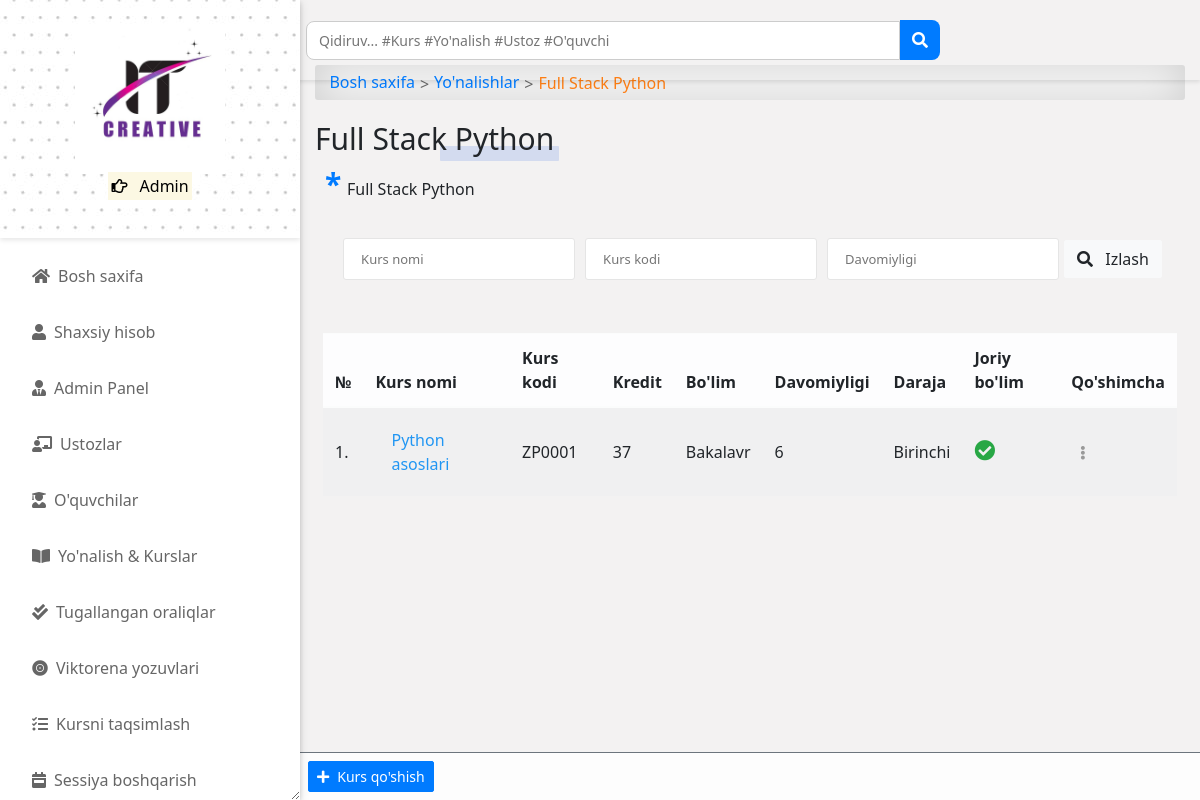
/programs/4/detail/ (signed in), run on the app's committed database.
### accounts/models.py (models this page shows, shortened)
class User(AbstractUser):
    is_student = models.BooleanField(default=False)
    is_lecturer = models.BooleanField(default=False)
    is_parent = models.BooleanField(default=False)
    is_dep_head = models.BooleanField(default=False)
    phone = models.CharField(max_length=60, blank=True, null=True)
    address = models.CharField(max_length=60, blank=True, null=True)
    picture = models.ImageField(upload_to='profile_pictures/%y/%m/%d/', default='default.png', null=True)
    email = models.EmailField(blank=True, null=True)
    username_validator = ASCIIUsernameValidator()
    objects = UserManager()
    @property
    def get_user_role(self):
        if self.is_superuser:
            return "Admin"
        elif self.is_student:
            return "Talaba"  # Tarjima qilindi
        elif self.is_lecturer:
            return "O'qituvchi"  # Tarjima qilindi
        elif self.is_parent:
            return "Ota-Ona"  # Tarjima qilindi

### course/models.py (models this page shows, shortened)
class Program(models.Model):
    title = models.CharField(max_length=150, unique=True)
    summary = models.TextField(null=True, blank=True)
    objects = ProgramManager()

class Course(models.Model):
    slug = models.SlugField(blank=True, unique=True)
    title = models.CharField(max_length=200, null=True)
    code = models.CharField(max_length=200, unique=True, null=True)
    credit = models.IntegerField(null=True, default=0)
    summary = models.TextField(max_length=200, blank=True, null=True)
    program = models.ForeignKey(Program, on_delete=models.CASCADE)
    level = models.CharField(max_length=25, choices=DARAJALAR, null=True)
    year = models.IntegerField(choices=YILLAR, default=0)
    semester = models.CharField(choices=SEMESTR, max_length=200)
    is_elective = models.BooleanField(default=False, blank=True, null=True)
    objects = CourseManager()
    def get_absolute_url(self):
        return reverse('course_detail', kwargs={'slug': self.slug})
    @property
    def is_current_semester(self):
        from app.models import Semester
        current_semester = Semester.objects.get(is_current_semester=True)
        if self.semester == current_semester.semester:
            return True
        else:
            return False

### course/views.py (the view)
# urls.py: path('<int:pk>/detail/', program_detail, name='program_detail'),
@login_required
def program_detail(request, pk):
    program = Program.objects.get(pk=pk)
    courses = Course.objects.filter(program_id=pk).order_by('-year')
    credits = Course.objects.aggregate(Sum('credit'))
    paginator = Paginator(courses, 10)
    page = request.GET.get('page')
    courses = paginator.get_page(page)
    return render(request, 'course/program_single.html', {
        'title': program.title,
        'program': program, 'courses': courses, 'credits': credits
    }, )

### templates/course/program_single.html (shortened to what this page needs)
{% extends 'base.html' %}
{% load static %}
{% block content %}
<div id="input-nav"><a href="{% url 'home' %}" class="primary1">Bosh saxifa</a>
    <a href="{% url 'programs' %}" class="primary1">Yo'nalishlar</a> {{ program.title }}
</div>
{% if request.user.is_superuser %}
<div class="manage-wrap">
    <a class="btn btn-sm btn-primary" href="{% url 'course_add' pk=program.pk %}"><i class="fas fa-plus"></i>Kurs qo'shish</a>
</div>
{% endif %}
{% if program %}
<div class="title-1">{{ program.title }}</div>
{% if program.summary %}
<p class="program-description">{{ program.summary }}</p>
{% endif %}
{% endif %}
<div class="content-center">
    <form class="search-form" action="." method="GET">
        <input class="au-input" type="text" name="name" placeholder="Kurs nomi" value="{{ request.GET.name }}" />
        <input class="au-input" type="text" name="code" placeholder="Kurs kodi" value="{{ request.GET.code }}" />
        <input class="au-input" type="number" name="year" placeholder="Davomiyligi" value="{{ request.GET.year }}" />
        <button class="btn btn-light" type="submit">
            <i class="fas fa-search"></i> Izlash
        </button>
    </form>
</div>
<div class="table-responsive p-0 px-2 mt-5">
    <div class="table-shadow">
        <table class="table table-light table-striped">
            <thead>
                <tr>
                    <th>№</th>
                    <th> Kurs nomi </th>
                    <th> Kurs kodi </th>
                    <th> Kredit </th>
                    <th> Bo'lim </th>
                    <th> Davomiyligi </th>
                    <th> Daraja </th>
                    <th> Joriy bo'lim </th>
                    {% if request.user.is_superuser %}
                    <th>Qo'shimcha</th>
                    {% endif %}
                </tr>
            </thead>
            <tbody>
                {% for course in courses %}
                <tr>
                    <td>{{ forloop.counter }}.</td>
                    <td><a href="{{ course.get_absolute_url }}">
                            {{ course.title }}</a></td>
                    <td>{{ course.code }}</td>
                    <td>{{ course.credit }}</td>
                    <td>{{ course.level }}</td>
                    <td>{{ course.year }}</td>
                    <td>{{ course.semester }}</td>
                    <th>
                        {% if course.is_current_semester == False %}
                        <i class="fas fa-times-circle fa-1-5x danger"></i>
                        {% elif course.is_current_semester == True %}
                        <i class="fas fa-check-circle fa-1-5x"></i>
                        {% endif %}
                    </th>
                    {% if request.user.is_superuser %}
                    <td>
                        <div class="dropdown">
                            <button class="btn btn-sm" id="dropdownMenuButton" data-toggle="dropdown"
                                aria-haspopup="true" aria-expanded="false">
                                <i class="fas fa-ellipsis-v"></i>
                            </button>
                        </div>
                    </td>
                    {% endif %}
                </tr>
                {% endfor %}
            </tbody>
        </table>
    </div>
</div>
{% endblock content %}

### templates/aside.html (shortened to what this page needs)
{% load static %}
<head>
</head>
<div id="side-nav">
	<div class="main-menu">
		<div class="top-side text-center py-4" style="background-image: url({% static 'img/dotted.jpg' %});">
			<img src="{% static 'img/logo.png' %}" width="150px" alt="IT Creative">
			<p class="text-orange">
				<mark>
					<i class="far fa-hand-point-right"></i>
					{{ request.user.get_user_role }}
				</mark>
			</p>
		</div>
		{% url 'home' as hom %} {% url 'dashboard' as dash %} {% url 'profile' as prof %}
		{% url 'lecturer_list' as lec %}
		{% url 'student_list' as stu %} {% url 'course_allocation_view' as cav %}
		{% url 'programs' as pro %} {% url 'session_list' as sess %} {% url 'semester_list' as sem %}
		{% url 'quiz_progress' as qpr %} {% url 'quiz_marking' as qce %} {% url 'user_course_list' as ucl %}
		{% url 'admin_panel' as admin_p %}
		<ul>
			<li class="{% if request.path == hom %}active{% endif %}">
				<a href="{% url 'home' %}"><i class="fas fa-home"></i>Bosh saxifa</a>
			</li>
			<li class="{% if request.path == prof %}active{% endif %}">
				<a href="{% url 'profile' %}"><i class="fas fa-user"></i>Shaxsiy hisob</a>
			</li>
			{% if request.user.is_superuser %}
			<li class="{% if request.path == admin_p %}active{% endif %}">
				<a href="{% url 'admin_panel' %}"><i class="fas fa-user-tie"></i>Admin Panel</a>
			</li>
			<li class="{% if request.path == lec %}active{% endif %}">
				<a href="{% url 'lecturer_list' %}"><i class="fas fa-chalkboard-teacher"></i>Ustozlar</a>
			</li>
			<li class="{% if request.path == stu %}active{% endif %}">
				<a href="{% url 'student_list' %}"><i class="fas fa-user-graduate"></i>O'quvchilar</a>
			</li>
			{% endif %}
			<li class="{% if request.path == pro %}active{% endif %}">
				<a href="{% url 'programs' %}"><i class="fas fa-book-open"></i>Yo'nalish & Kurslar</a>
			</li>
			{% if request.user.is_superuser or request.user.is_lecturer %}
			<li class="{% if request.path == qce %}active{% endif %}">
				<a href="{% url 'quiz_marking' %}"><i class="fas fa-check-double"></i>Tugallangan oraliqlar</a>
			</li>
			{% endif %}
			{% if request.user.is_superuser %}
			<li class="{% if request.path == qpr %}active{% endif %}">
				<a href="{% url 'quiz_progress' %}"><i class="fas fa-record-vinyl"></i>Viktorena yozuvlari</a>
			</li>
			<li class="{% if request.path == cav %}active{% endif %}">
				<a href="{% url 'course_allocation_view' %}"><i class="fas fa-tasks"></i>Kursni taqsimlash</a>
			</li>
			<li class="{% if request.path == sess %}active{% endif %}">
				<a href="{% url 'session_list' %}"><i class="fas fa-calendar-week"></i>Sessiya boshqarish</a>
			</li>
			{% endif %}
			<br />
		</ul>
	</div>
</div>

### static/css/all.css (style rules this page uses)
.fa, .fas, .far, .fal, .fad, .fab { -moz-osx-font-smoothing: grayscale; -webkit-font-smoothing: antialiased; display: inline-block; font-style: normal; font-variant: normal; text-rendering: auto; line-height: 1; }
.fa-book-open:before { content: "\f518"; }
.fa-calendar-week:before { content: "\f784"; }
.fa-chalkboard-teacher:before { content: "\f51c"; }
.fa-check-circle:before { content: "\f058"; }
.fa-check-double:before { content: "\f560"; }
.fa-ellipsis-v:before { content: "\f142"; }
.fa-hand-point-right:before { content: "\f0a4"; }
.fa-home:before { content: "\f015"; }
.fa-plus:before { content: "\f067"; }
.fa-record-vinyl:before { content: "\f8d9"; }
.fa-search:before { content: "\f002"; }
.fa-tasks:before { content: "\f0ae"; }
.fa-user:before { content: "\f007"; }
.fa-user-graduate:before { content: "\f501"; }
.fa-user-tie:before { content: "\f508"; }
.far { font-family: 'Font Awesome 5 Free'; font-weight: 400; }
.fa, .fas { font-family: 'Font Awesome 5 Free'; font-weight: 900; }

### templates/base.html (style rules this page uses)
* { -webkit-user-select: none; -moz-user-select: none; -ms-user-select: none; user-select: none; }
body { -webkit-touch-callout: none; }

### templates/aside.html (style rules this page uses)
.top-side { background-size: cover; background-position: top center; }
* { -webkit-user-select: none; -moz-user-select: none; -ms-user-select: none; user-select: none; }
body { -webkit-touch-callout: none; }

### templates/navbar.html (style rules this page uses)
* { margin: 0; padding: 0; box-sizing: border-box; font-family: 'Segoe UI', Tahoma, Geneva, Verdana, sans-serif; }
.dropdown { position: relative; }

### data on the page
User: user.get_user_role "Admin"
Program: title "Full Stack Python", summary "Full Stack Python"
Course: title "Python asoslari", code "ZP0001", credit "37", level "Bakalavr", year "6", semester "Birinchi"
